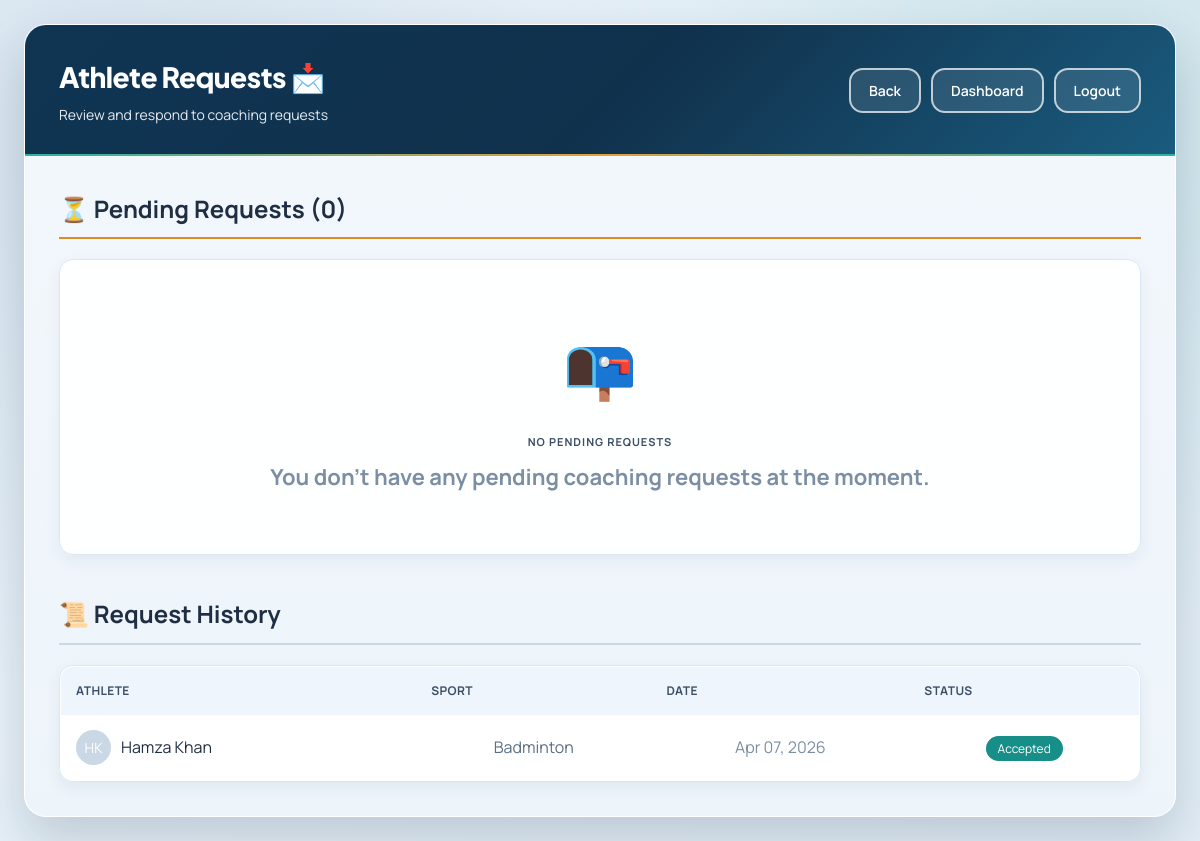
Page /coach/requests/ (signed in) on the committed database.
### player/models.py (models this page shows, shortened)
class CoachRequest(models.Model):
    STATUS_CHOICES = (
        ('pending', 'Pending'),
        ('accepted', 'Accepted'),
        ('rejected', 'Rejected'),
    )
    athlete = models.ForeignKey(
        settings.AUTH_USER_MODEL,
        on_delete=models.CASCADE,
        related_name='coach_requests_sent',
    )
    coach = models.ForeignKey(
        settings.AUTH_USER_MODEL,
        on_delete=models.CASCADE,
        related_name='coach_requests_received',
    )
    sport = models.ForeignKey(Sport, on_delete=models.CASCADE)
    message = models.TextField(blank=True, help_text='Message to the coach')
    status = models.CharField(max_length=20, choices=STATUS_CHOICES, default='pending')
    created_at = models.DateTimeField(auto_now_add=True)
    updated_at = models.DateTimeField(auto_now=True)
    class Meta:
        db_table = 'coach_request'
        ordering = ['-created_at']
        unique_together = ('athlete', 'coach', 'sport')

class Sport(models.Model):
    name = models.CharField(max_length=100, unique=True)
    description = models.TextField(blank=True)
    icon = models.CharField(max_length=50, blank=True)
    class Meta:
        db_table = 'sport'
        ordering = ['name']

### user/models.py (models this page shows, shortened)
class User(AbstractBaseUser, PermissionsMixin):
    ROLE_CHOICES = (
        ('athlete', 'Athlete'),
        ('coach', 'Coach'),
        ('medical', 'Medical Staff'),
    )
    BLOOD_GROUP_CHOICES = (
        ('A+', 'A+'),
        ('A-', 'A-'),
        ('B+', 'B+'),
        ('B-', 'B-'),
        ('AB+', 'AB+'),
        ('AB-', 'AB-'),
        ('O+', 'O+'),
        ('O-', 'O-'),
    )
    email = models.EmailField(unique=True)
    name = models.CharField(max_length=255)
    role = models.CharField(max_length=20, choices=ROLE_CHOICES, default='athlete')
    phone = models.CharField(max_length=20, blank=True)
    address = models.TextField(blank=True)
    blood_group = models.CharField(max_length=5, choices=BLOOD_GROUP_CHOICES, blank=True)
    date_of_birth = models.DateField(null=True, blank=True)
    profile_photo = models.ImageField(upload_to='profile_photos/', blank=True, null=True)
    is_approved = models.BooleanField(default=True)
    is_active = models.BooleanField(default=True)
    is_staff = models.BooleanField(default=False)
    date_joined = models.DateTimeField(default=timezone.now)
    @property
    def first_name(self):
        return self.name.split()[0] if self.name else ''
    @property
    def last_name(self):
        parts = self.name.split()
        return ' '.join(parts[1:]) if len(parts) > 1 else ''
    objects = UserManager()
    USERNAME_FIELD = 'email'
    REQUIRED_FIELDS = ['name']
    class Meta:
        db_table = 'user_table'

### coach/views.py (the view)
    def wrapper(request, *args, **kwargs):
        if not (request.user.role == 'coach' or request.user.is_staff or request.user.is_superuser):
            messages.error(request, 'Access denied. Coaches only.')
            return redirect('home')
        return view_func(request, *args, **kwargs)

### coach/views.py (called while the page is built)
def coach_required(view_func):
    def wrapper(request, *args, **kwargs):
        if not (request.user.role == 'coach' or request.user.is_staff or request.user.is_superuser):
            messages.error(request, 'Access denied. Coaches only.')
            return redirect('home')
        return view_func(request, *args, **kwargs)
    return wrapper

@login_required
@coach_required
def athlete_requests(request):
    user = request.user
    pending_requests = CoachRequest.objects.filter(coach=user, status='pending').select_related('athlete', 'sport')
    past_requests = CoachRequest.objects.filter(coach=user).exclude(status='pending').select_related('athlete', 'sport')
    for req in pending_requests:
        try:
            req.athlete_profile = req.athlete.athlete_profile
        except:
            pass
    for req in past_requests:
        try:
            req.athlete_profile = req.athlete.athlete_profile
        except:
            pass
    context = {
        'pending_requests': pending_requests,
        'past_requests': past_requests,
    }
    return render(request, 'coach/athlete_requests.html', context)

### coach/templates/coach/athlete_requests.html (shortened to what this page needs)
{% extends 'user/base.html' %}
{% block content %}
<div class="dashboard-container">
    <div class="dashboard-header">
        <div class="user-info">
            <h1>Athlete Requests 📩</h1>
            <p>Review and respond to coaching requests</p>
        </div>
        <div class="header-actions">
            <a href="javascript:history.back()" class="btn-logout">Back</a>
            <a href="{% url 'coach:dashboard' %}" class="btn-logout">Dashboard</a>            <a href="{% url 'logout' %}" class="btn-logout">Logout</a>
        </div>
    </div>
    <div class="dashboard-body">
        <div style="margin-bottom: 40px;">
            <h2 style="color: var(--gray-900); margin-bottom: 20px; padding-bottom: 10px; border-bottom: 2px solid var(--accent);">
                ⏳ Pending Requests ({{ pending_requests.count }})
            </h2>
            {% if pending_requests %}
            <div style="display: grid; grid-template-columns: repeat(auto-fill, minmax(350px, 1fr)); gap: 20px;">
                {% for request in pending_requests %}
                <div class="info-card" style="padding: 25px; border-left: 4px solid var(--accent);">
                    <div style="display: flex; align-items: center; margin-bottom: 20px;">
                        <div style="width: 60px; height: 60px; background: var(--primary); border-radius: 50%; display: flex; align-items: center; justify-content: center; font-size: 24px; color: white; margin-right: 15px;">
                            {{ request.athlete.first_name|slice:":1" }}{{ request.athlete.last_name|slice:":1" }}
                        </div>
                        <div>
                            <h3 style="color: var(--gray-900);">{{ request.athlete.first_name }} {{ request.athlete.last_name }}</h3>
                            <p style="color: var(--gray-500); font-size: 13px;">{{ request.athlete.email }}</p>
                        </div>
                    </div>
                    {% if request.sport %}
                    <div style="margin-bottom: 15px;">
                        <label style="color: var(--gray-500); font-size: 12px; text-transform: uppercase;">Sport</label>
                        <p style="color: var(--gray-700);">
                            <span style="background: var(--primary); color: white; padding: 4px 12px; border-radius: 15px; font-size: 13px;">
                                {{ request.sport.name }}
                            </span>
                        </p>
                    </div>
                    {% endif %}
                    {% if request.message %}
                    <div style="margin-bottom: 15px;">
                        <label style="color: var(--gray-500); font-size: 12px; text-transform: uppercase;">Message</label>
                        <p style="color: var(--gray-700); background: var(--gray-100); padding: 12px; border-radius: var(--radius); font-size: 14px;">
                            {{ request.message }}
                        </p>
                    </div>
                    {% endif %}
                    <p style="color: var(--gray-500); font-size: 12px; margin-bottom: 20px;">
                        Requested on {{ request.created_at|date:"M d, Y at H:i" }}
                    </p>
                    <div style="display: flex; gap: 10px;">
                        <form method="post" action="{% url 'coach:handle_request' request.id 'accept' %}" style="flex: 1;">
                            {% csrf_token %}
                            <button type="submit" class="btn btn-primary" style="width: 100%; background: var(--secondary);">
                                ✓ Accept
                            </button>
                        </form>
                        <form method="post" action="{% url 'coach:handle_request' request.id 'reject' %}" style="flex: 1;">
                            {% csrf_token %}
                            <button type="submit" class="btn btn-primary" style="width: 100%; background: #ef4444;">
                                ✕ Decline
                            </button>
                        </form>
                    </div>
                </div>
                {% endfor %}
            </div>
            {% else %}
            <div class="info-card" style="padding: 60px; text-align: center;">
                <div style="font-size: 60px; margin-bottom: 20px;">📭</div>
                <h3 style="color: var(--gray-700); margin-bottom: 10px;">No Pending Requests</h3>
                <p style="color: var(--gray-500);">You don't have any pending coaching requests at the moment.</p>
            </div>
            {% endif %}
        </div>
        {% if past_requests %}
        <div>
            <h2 style="color: var(--gray-900); margin-bottom: 20px; padding-bottom: 10px; border-bottom: 2px solid var(--gray-300);">
                📜 Request History
            </h2>
            <div class="info-card" style="padding: 0; overflow: hidden;">
                <table style="width: 100%; border-collapse: collapse;">
                    <thead>
                        <tr style="background: var(--gray-100);">
                            <th style="padding: 15px; text-align: left; color: var(--gray-700);">Athlete</th>
                            <th style="padding: 15px; text-align: left; color: var(--gray-700);">Sport</th>
                            <th style="padding: 15px; text-align: left; color: var(--gray-700);">Date</th>
                            <th style="padding: 15px; text-align: left; color: var(--gray-700);">Status</th>
                        </tr>
                    </thead>
                    <tbody>
                        {% for request in past_requests %}
                        <tr style="border-bottom: 1px solid var(--gray-200);">
                            <td style="padding: 15px;">
                                <div style="display: flex; align-items: center;">
                                    <div style="width: 35px; height: 35px; background: var(--gray-300); border-radius: 50%; display: flex; align-items: center; justify-content: center; font-size: 14px; color: white; margin-right: 10px;">
                                        {{ request.athlete.first_name|slice:":1" }}{{ request.athlete.last_name|slice:":1" }}
                                    </div>
                                    <span style="color: var(--gray-900);">{{ request.athlete.first_name }} {{ request.athlete.last_name }}</span>
                                </div>
                            </td>
                            <td style="padding: 15px; color: var(--gray-600);">{{ request.sport.name|default:"-" }}</td>
                            <td style="padding: 15px; color: var(--gray-500);">{{ request.created_at|date:"M d, Y" }}</td>
                            <td style="padding: 15px;">
                                {% if request.status == 'accepted' %}
                                <span style="background: var(--secondary); color: white; padding: 4px 12px; border-radius: 15px; font-size: 12px;">Accepted</span>
                                {% else %}
                                <span style="background: #ef4444; color: white; padding: 4px 12px; border-radius: 15px; font-size: 12px;">Declined</span>
                                {% endif %}
                            </td>
                        </tr>
                        {% endfor %}
                    </tbody>
                </table>
            </div>
        </div>
        {% endif %}
    </div>
</div>
{% endblock %}

### user/templates/user/base.html (style rules this page uses)
* { margin: 0; padding: 0; box-sizing: border-box; }
:root { --primary: #123a5a; --primary-light: #1b567f; --primary-dark: #0b2740; --secondary: #178f88; --secondary-light: #22a39b; --secondary-dark: #0f736d; --accent: #d98d23; --accent-light: #e6a13a; --accent-dark: #b8741a; --success: #18885f; --danger: #cf4c3c; --warning: #d9871f; --dark: #182536; --gray-900: #1f2e42; --gray-700: #3b4f67; --gray-600: #5a6f86; --gray-500: #7b8ea3; --gray-400: #9bb0c4; --gray-300: #cad7e4; --gray-200: #dfe8f1; --gray-100: #f3f7fb; --white: #FFFFFF; --shadow-sm: 0 6px 16px rgba(18, 58, 90, 0.06); --shadow-md: 0 12px 28px rgba(16, 45, 71, 0.12); --shadow-lg: 0 24px 50px rgba(10, 33, 53, 0.18); --radius-sm: 8px; --radius: 14px; --radius-lg: 22px; --transition: all 0.25s cubic-bezier(0.4, 0, 0.2, 1); }
body { font-family: 'Manrope', 'Plus Jakarta Sans', 'Trebuchet MS', sans-serif; background: radial-gradient(circle at 10% 15%, rgba(35, 98, 138, 0.12) 0%, transparent 45%), radial-gradient(circle at 90% 12%, rgba(23, 143, 136, 0.12) 0%, transparent 42%), linear-gradient(140deg, #edf4fb 0%, #e6f0f8 50%, #e2edf6 100%); min-height: 100vh; display: flex; align-items: center; justify-content: center; padding: 24px; line-height: 1.55; color: var(--gray-900); -webkit-font-smoothing: antialiased; -moz-osx-font-smoothing: grayscale; text-rendering: optimizeLegibility; }
a.btn, a.btn:hover, a.btn:focus, a.btn:active, .btn-logout, .btn-logout:hover, .btn-logout:focus, .btn-logout:active { text-decoration: none !important; }
.dashboard-container { width: 100%; max-width: 1280px; background: rgba(255, 255, 255, 0.92); backdrop-filter: blur(10px); border-radius: var(--radius-lg); box-shadow: var(--shadow-lg); overflow: hidden; animation: slideUp 0.5s ease; border: 1px solid rgba(255, 255, 255, 0.72); }
.dashboard-header { background: linear-gradient(135deg, #0f3553 0%, #10314c 52%, #1a5b7e 100%); padding: 30px 34px; color: var(--white); display: flex; justify-content: space-between; align-items: center; position: relative; overflow: hidden; }
.dashboard-header::after { content: ''; position: absolute; bottom: 0; left: 0; right: 0; height: 2px; background: linear-gradient(90deg, #2bb1a7, #e2a03a, #2bb1a7); }
.dashboard-header .user-info h1 { font-family: 'Plus Jakarta Sans', 'Manrope', sans-serif; font-size: 28px; margin-bottom: 6px; font-weight: 800; letter-spacing: -0.5px; }
.dashboard-header .user-info p { opacity: 0.9; font-size: 14px; display: flex; align-items: center; gap: 12px; }
.dashboard-body { padding: 34px; background: linear-gradient(180deg, #f2f7fc 0%, #edf4fa 100%); }
.header-actions { display: flex; gap: 10px; flex-wrap: wrap; }
.info-card { background: rgba(255, 255, 255, 0.92); backdrop-filter: blur(4px); padding: 24px 22px; border-radius: var(--radius); text-align: center; transition: var(--transition); border: 1px solid #dbe7f3; box-shadow: var(--shadow-sm); }
.info-card h3 { font-size: 11px; color: var(--gray-600); text-transform: uppercase; letter-spacing: 1px; margin-bottom: 8px; font-weight: 700; }
.info-card p { font-size: 22px; font-weight: 700; color: var(--primary); }
.btn-logout { padding: 10px 18px; border: 2px solid rgba(255,255,255,0.7); background: rgba(255,255,255,0.1); color: var(--white); border-radius: var(--radius); font-size: 14px; font-weight: 600; cursor: pointer; transition: var(--transition); text-decoration: none; backdrop-filter: blur(10px); }
table { width: 100%; border-collapse: collapse; background: rgba(255, 255, 255, 0.95); border-radius: var(--radius); overflow: hidden; border: 1px solid #d8e4f0; }
th, td { padding: 10px 12px; vertical-align: middle; }
th { background: #eef5fc; color: #39516a; font-size: 12px; font-weight: 700; letter-spacing: 0.4px; text-transform: uppercase; }

### rows in the picture
CoachRequest: athlete.first_name "H", athlete.last_name "K", athlete.first_name "Hamza", athlete.last_name "Khan", sport.name "Badminton", created_at "Apr 07, 2026", status "Accepted"

### other values in the picture
{{ pending_requests.count }} "0"
